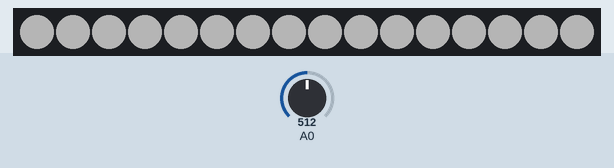
Bench run of a sketch on a simulated Arduino Uno, built with avr-gcc and run on an emulated ATmega328P. On the bench: 16 RGB LEDs in strip order, left to right. The inputs (shaded band) are chosen by the test bench; at power-on: A0 = 512. Dim RGB values are drawn brighter than linear.

Above: at 1.2 s.
1.3 s: A0 set to 0
At 2.5 s:
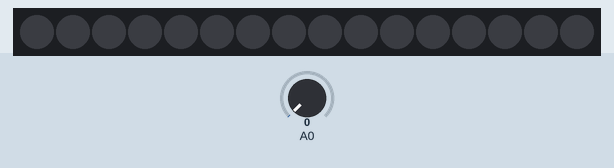
2.9 s: A0 set to 30
At 4.1 s:
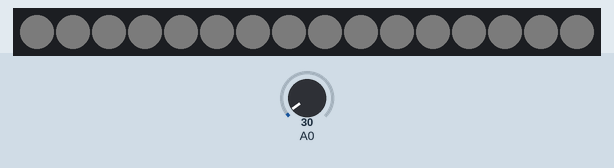
4.5 s: A0 set to 10
Timing chart, 0 to 7.5 s (numbered marks = the images above; inputs shaded):
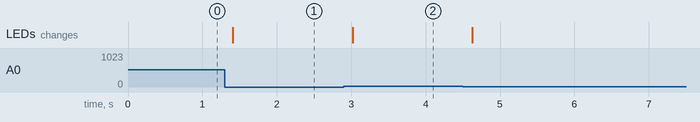

Measured:
- after the input at 1.3 s, the LEDs: change after 0.11 s (image 1)
- after the input at 2.9 s, the LEDs: change after 0.12 s (image 2)

The sketch:

neopixelwitharduino.ino
```cpp
#include <Adafruit_NeoPixel.h>

int PIN = 6;

Adafruit_NeoPixel pixels = Adafruit_NeoPixel(16,PIN, NEO_GRB+NEO_KHZ800);


void setup() {

  pixels.begin();

  pixels.show();


}


void loop() {

  int val = analogRead(A0);

  int lightpwr = map(val,0,1023,0,255);

  pixels.setBrightness(lightpwr


  );

  color();

  pixels.show();

  delay(200);

}


void color() {

  for (int i = 0; i<20; i++) {

    pixels.setPixelColor(i,pixels.Color(127,127,127));

  }

}
```
